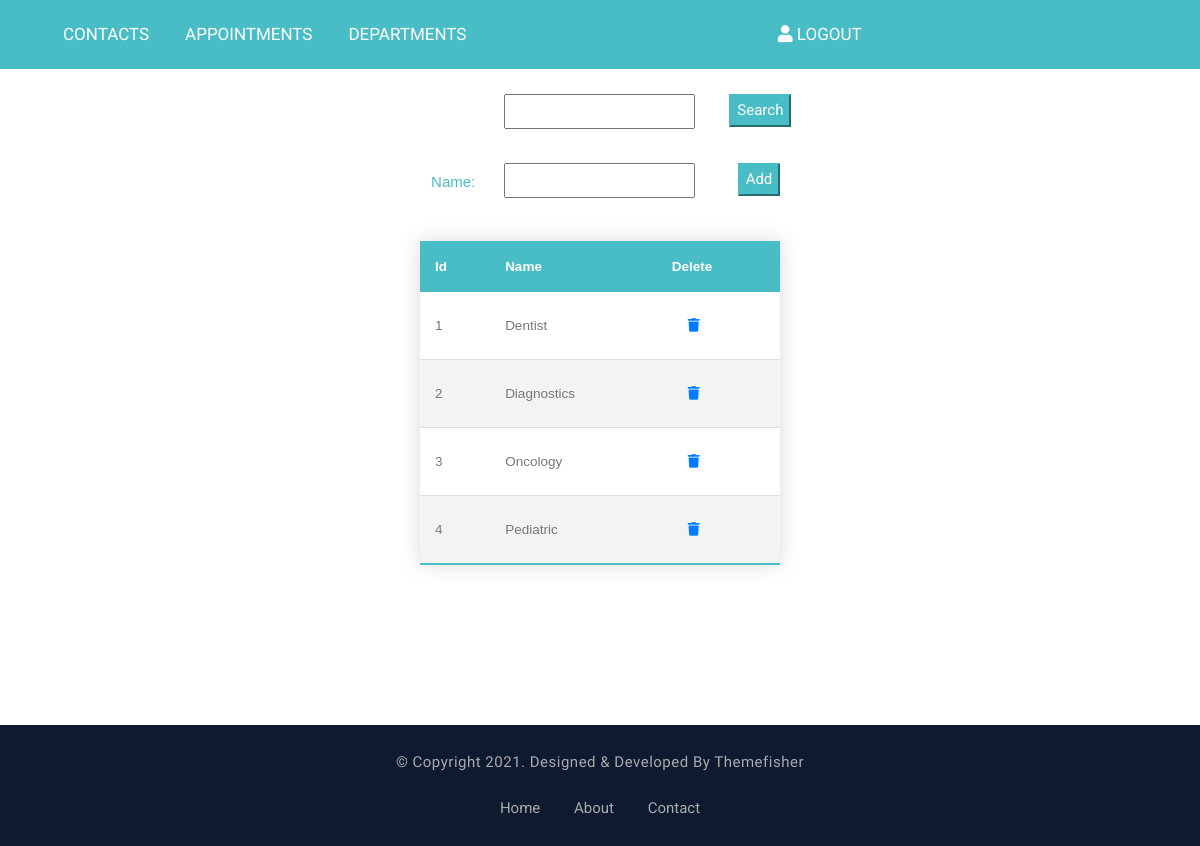
The app's page /departments/ (signed in) with its own data.
### app/models.py (models this page shows, shortened)
class Department(models.Model):
    name = models.CharField(max_length=50, unique=True)

### app/views.py (the view)
# urls.py: path('departments/', views.departmentsView, name='departments'),
def departmentsView(request):
    if request.user.is_authenticated and request.user.is_superuser:
        data = {}
        data['departments'] = list(Department.objects.all())
        data["form"] = searchForm()
        data['addform'] = NewDepartmentForm()
        return render(request, 'departments.html', data)
    else: return pageNotFoundView(request)

### app/forms.py
class searchForm(forms.Form):
    query = forms.CharField(label='', max_length=100, widget=forms.TextInput())

class NewDepartmentForm(forms.ModelForm):
    class Meta:
        model = Department
        fields = ('name',)

### app/templates/departments.html (shortened to what this page needs)
{% extends 'layout.html' %}
{% load static %}
{% block content %}
<div style="height: calc(100vh - 169px);">
    <div style="text-align: center; margin-top:25px">
        <div style="display: inline-block;">
            <form action="{% url "departments/search" %}" method="POST">
                <div class="row checkout__input">
                    <div class="col-md-2" >
                    </div>
                    <div class="col-md-8">
                        <p style="margin-bottom:0px;">{{ form }}</p>
                    </div>
                    <div class="col-md-2">
                        <input style="background: #48bdc5; color: white; border-color: #48bdc5;" type="submit" value="Search">
                    </div>
                </div>
            </form>
        </div>
    </div>
    <div style="text-align: center; margin-top:25px">
        <div style="display: inline-block;">
            <form action="{% url "departments/add" %}" method="POST">
                {% for field in addform %}
                    <div class="row checkout__input">
                        <div class="col-md-2" >
                            <p class="txt2" style="text-align:center; margin-top: 8px">{{ field.label_tag }}</p>
                        </div>
                        <div class="col-md-8">
                            <p style="margin-bottom:0px;">{{ field }}</p>
                        </div>
                        <div class="col-md-2">
                            <input style="background: #48bdc5; color: white; border-color: #48bdc5;" type="submit" value="Add">
                        </div>
                    </div>
                {% endfor %}
            </form>
        </div>
    </div>
    <table class="styled-table" style="min-width: 30%;">
        <thead>
            <tr>
                <th>Id</th>
                <th>Name</th>
                <th>Delete</th>
            </tr>
        </thead>
        <tbody>
        {% for department in departments %}
            <tr>
                <td>{{ department.id }}</td>
                <td>{{ department.name }}</td>
                <td>
                    <form id="RemoveForm{{ department.id }}" action="{% url "departments/delete" %}" method="POST">
                    <a class="nav-link" href="javascript:document.getElementById('RemoveForm{{ department.id }}').submit()"><i class="fa fa-trash" aria-hidden="true"></i></form></i></a>
                </td>
            </tr>
        {% endfor %}
        </tbody>
    </table>
</div>
{% endblock %}

### records on screen
Department: id "1", name "Dentist"
Department: id "2", name "Diagnostics"
Department: id "3", name "Oncology"
Department: id "4", name "Pediatric"

### other values on screen
{{ field.label_tag }} "Name:"
